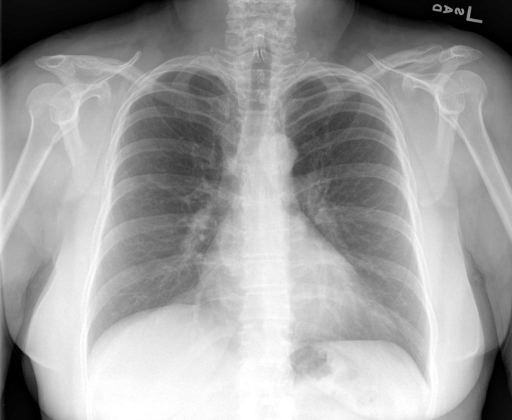
#> input picture crwal_cp/img1/1.png, 512 x 420 px, found by its file name; its folder holds 4 pictures in this run
$ python imagetocsv.py   (older library calls are emulated)
#> lines starting #> are read from the running program, lines starting #| are printed output that depends on the picture
from PIL import Image
import os
import re
import matplotlib.image as mimage
import math
import numpy as np
import csv
from pprint import pprint

class ImageToCSV:
    __IMAGE_PATH = 'img1\\'
    __RESIZED_IMAGE_PATH = __IMAGE_PATH + 'resized\\'
    __DATA_PATH = 'csv\\'
    __LABEL_PATH = 'xray_labels.csv'

    def __init__(self):
        self.__image_data = []  # 이미지가 Gray Scale 로 변환된 데이터.
        self.__number = 1  # 이미지 번호.
        self.__rgb_cnt = 0
        self.__train_labels = self._setLabel()
        self.__labels = {
            'patient': 1,
            'normal': 2
        }

    def _setLabel(self):
        file = open(self.__LABEL_PATH, 'r')
#> (reads crwal_cp/xray_labels.csv from the repository)
        reader = csv.reader(file, delimiter=',')
        list = ['dummy']
        for r in reader:
            list.append(r[0])
        return list

    def _image_to_thumbnail(self):
        '''
            기존 원본 이미지를 특정 사이즈 형식으로 Thumbnail 을 수행하는 함수.
            이미지가 저장된 폴더로부터 이미지를 로드 후 썸네일 이미지 생성.
        '''
        size = (32, 32)
        for file in [filename for filename in os.listdir(self.__IMAGE_PATH) if
                     re.search('[0-9]+\.(jpg|jpeg|png)', filename) is not None]:
            try:
                print(file)
                filename, ext = os.path.splitext(file)

                new_img = Image.new("RGB", (32, 32), "white")
#> new_img: PIL image 32x32 RGB; every value is 255
                im = Image.open(self.__IMAGE_PATH + str(file))
#> im is the input picture: PIL image 512x420 RGB; min 0, max 255, mean 159.5
                im.thumbnail(size, Image.ANTIALIAS)
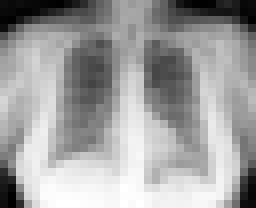
#> im: PIL image 32x26 RGB (shown 8 times larger); min 0, max 255, mean 159.5
                load_img = im.load()
                load_newimg = new_img.load()
                i_offset = (32 - im.size[0]) / 2
#> i_offset = 0
                j_offset = (32 - im.size[1]) / 2
#> j_offset = 3

                for i in range(0, im.size[0]):
                    for j in range(0, im.size[1]):
                        load_newimg[i + i_offset, j + j_offset] = load_img[i, j]

                if ext.lower() in ('.jpeg', '.jpg'):
                    new_img.save(self.__IMAGE_PATH + 'resized\\' + str(filename) + '.jpeg')
                elif ext.lower() == '.png':
                    new_img.save(self.__IMAGE_PATH + 'resized\\' + str(filename) + '.png')
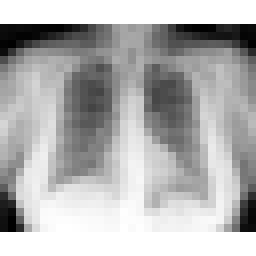
#> saved as 1.png: PIL image 32x32 RGB (shown 8 times larger); min 0, max 255, mean 177.4
            except Exception as e:
                print(str(file), e)
#> pass 2 of the loop in _image_to_thumbnail, `for file in [filename for filename in os.listdir(self.__IMAGE_PATH) if`:
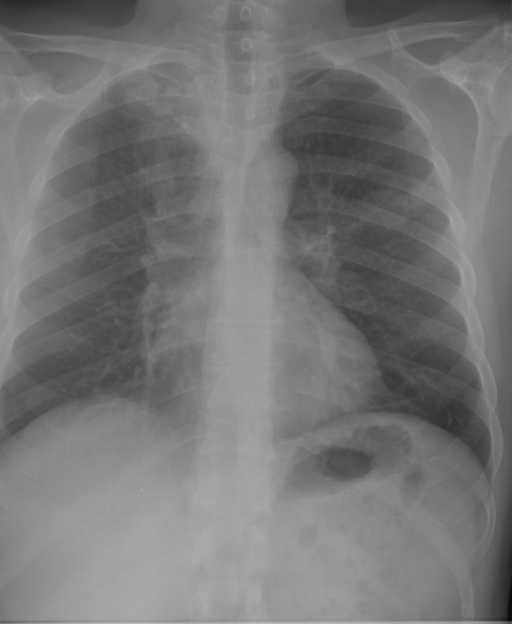
#> input picture crwal_cp/img1/10.png, 512 x 624 px, found by its file name
#> in _image_to_thumbnail, im is the input picture: PIL image 512x624 RGB; min 6, max 188, mean 118.6
#> im: PIL image 26x32 RGB
#> in _image_to_thumbnail, `new_img.save(self.__IMAGE_PATH + 'resized\\' + str(filename) + '.png')`:
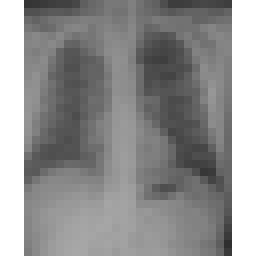
#> saved as 10.png: PIL image 32x32 RGB (shown 8 times larger); min 47, max 255, mean 144.2
#> pass 3 of the loop in _image_to_thumbnail, `for file in [filename for filename in os.listdir(self.__IMAGE_PATH) if`:
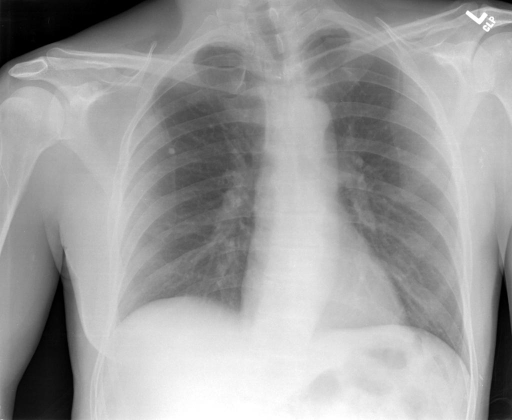
#> input picture crwal_cp/img1/2.png, 512 x 420 px, found by its file name
#> in _image_to_thumbnail, im is the input picture: PIL image 512x420 RGB; min 0, max 255, mean 158.3
#> in _image_to_thumbnail, `im.thumbnail(size, Image.ANTIALIAS)`:
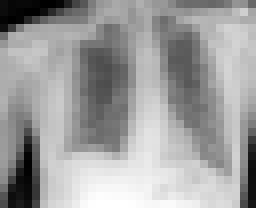
#> im: PIL image 32x26 RGB (shown 8 times larger); min 0, max 255, mean 158.3
#> in _image_to_thumbnail, `new_img.save(self.__IMAGE_PATH + 'resized\\' + str(filename) + '.png')`:
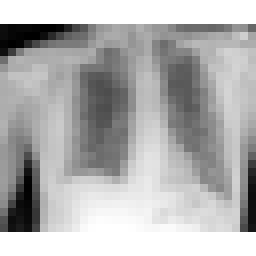
#> saved as 2.png: PIL image 32x32 RGB (shown 8 times larger); min 0, max 255, mean 176.5
#> the loop made 4 passes; the first 3 are shown

    def _rgb2gray(self, rgb, type):
        '''
            YCrCb : 디지털(CRT, LCDl, PDP 등)을 위해서 따로 만들어둔 표현방법.
             - Y : Red*0.2126 + Green*0.7152 + Blue*0.0722
            YPbPr : 아날로그 시스템을 위한 표현방법.
             - Y : Red*0.299 + Green*0.587 + Blue*0.114
            실제 RGB 값들을 Gray Scale 로 변환하는 함수 .
        '''

        r, g, b = rgb[:, :, 0], rgb[:, :, 1], rgb[:, :, 2]

        if type == 'png':
            gray = 255 * (0.2126 * r + 0.7152 * g + 0.0722 * b)   # png는 0~1의 값을 가진다. 채널 3개를 하나로 줄여주는 공식! 이대로 쓰면 된다.
        elif type == 'jpg':
            gray = 0.2126 * r + 0.7152 * g + 0.0722 * b           # jpg는 0~255의 값을 가지고 있음

        return np.array(gray).astype('int32')

    def _extract_rgb_from_image(self):
        '''
            이미지 파일들을 읽어들여 Gray Scale 로 변환하는 함수.
        '''
#> (the run stopped early here; a loop or call above may not have finished)
